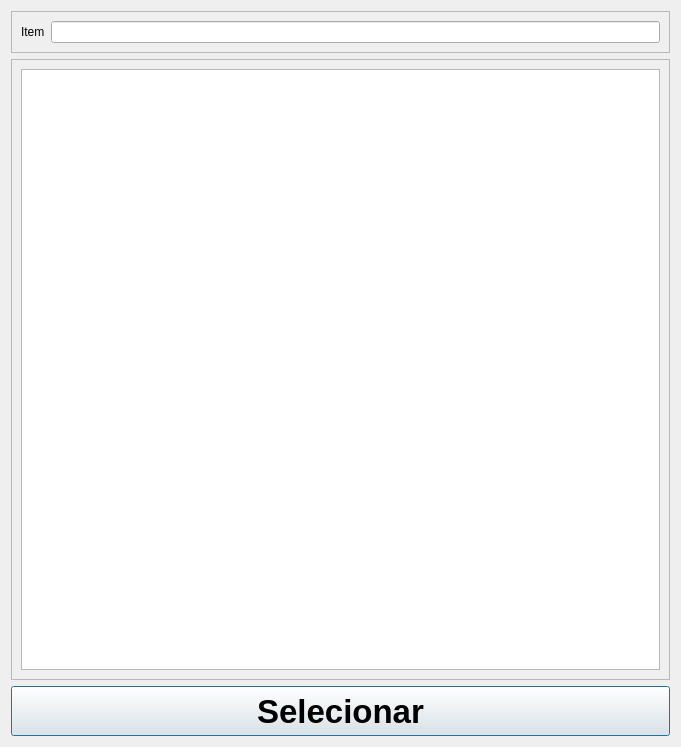
<?xml version="1.0" encoding="UTF-8"?>
<ui version="4.0">
 <class>Dialog</class>
 <widget class="QDialog" name="Dialog">
  <property name="geometry">
   <rect>
    <x>0</x>
    <y>0</y>
    <width>681</width>
    <height>747</height>
   </rect>
  </property>
  <property name="sizePolicy">
   <sizepolicy hsizetype="Preferred" vsizetype="Preferred">
    <horstretch>0</horstretch>
    <verstretch>0</verstretch>
   </sizepolicy>
  </property>
  <property name="minimumSize">
   <size>
    <width>681</width>
    <height>747</height>
   </size>
  </property>
  <property name="maximumSize">
   <size>
    <width>681</width>
    <height>747</height>
   </size>
  </property>
  <property name="windowTitle">
   <string>Pesquisa de Craft</string>
  </property>
  <property name="windowIcon">
   <iconset>
    <normaloff>icons/duelist radar.png</normaloff>icons/duelist radar.png</iconset>
  </property>
  <layout class="QGridLayout" name="gridLayout">
   <item row="2" column="0">
    <widget class="QFrame" name="frame_2">
     <property name="frameShape">
      <enum>QFrame::StyledPanel</enum>
     </property>
     <property name="frameShadow">
      <enum>QFrame::Raised</enum>
     </property>
     <layout class="QHBoxLayout" name="horizontalLayout_2">
      <item>
       <widget class="QListView" name="searchListItem">
        <property name="font">
         <font>
          <family>Tahoma</family>
          <pointsize>12</pointsize>
         </font>
        </property>
        <property name="editTriggers">
         <set>QAbstractItemView::NoEditTriggers</set>
        </property>
       </widget>
      </item>
     </layout>
    </widget>
   </item>
   <item row="3" column="0">
    <widget class="QPushButton" name="btnSelecionar">
     <property name="sizePolicy">
      <sizepolicy hsizetype="Minimum" vsizetype="Preferred">
       <horstretch>0</horstretch>
       <verstretch>0</verstretch>
      </sizepolicy>
     </property>
     <property name="minimumSize">
      <size>
       <width>0</width>
       <height>50</height>
      </size>
     </property>
     <property name="font">
      <font>
       <pointsize>25</pointsize>
       <weight>75</weight>
       <bold>true</bold>
      </font>
     </property>
     <property name="text">
      <string>Selecionar</string>
     </property>
    </widget>
   </item>
   <item row="1" column="0">
    <widget class="QFrame" name="frame">
     <property name="sizePolicy">
      <sizepolicy hsizetype="Preferred" vsizetype="Fixed">
       <horstretch>0</horstretch>
       <verstretch>0</verstretch>
      </sizepolicy>
     </property>
     <property name="frameShape">
      <enum>QFrame::StyledPanel</enum>
     </property>
     <property name="frameShadow">
      <enum>QFrame::Raised</enum>
     </property>
     <layout class="QHBoxLayout" name="horizontalLayout">
      <item>
       <widget class="QLabel" name="label">
        <property name="sizePolicy">
         <sizepolicy hsizetype="Fixed" vsizetype="Preferred">
          <horstretch>0</horstretch>
          <verstretch>0</verstretch>
         </sizepolicy>
        </property>
        <property name="text">
         <string>Item</string>
        </property>
       </widget>
      </item>
      <item>
       <widget class="QLineEdit" name="edtSearchItem">
        <property name="sizePolicy">
         <sizepolicy hsizetype="Preferred" vsizetype="Preferred">
          <horstretch>0</horstretch>
          <verstretch>0</verstretch>
         </sizepolicy>
        </property>
        <property name="text">
         <string/>
        </property>
       </widget>
      </item>
     </layout>
    </widget>
   </item>
  </layout>
 </widget>
 <resources/>
 <connections/>
</ui>
